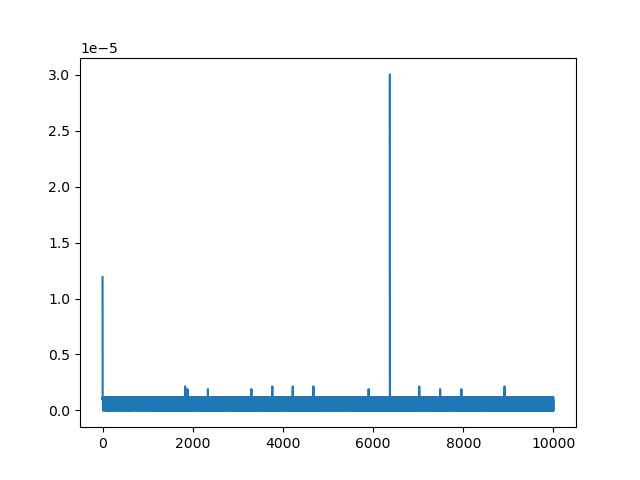

Reproduce this figure in Python.
from random import choice
from time import time
from matplotlib import pyplot
dictA = {
    'a':'apple',
    'b':'ball',
    'c':'canonical',
    'd':'dynamic',
    'e':'ergodicity',
    'f':'fanaticism'
}
listOfChoices = ['a','b','c','d','e','f']
numberOfTrials = 10**4
listOfTimes = [0 for k in range(numberOfTrials)]
for k in range(numberOfTrials):
    start = time()
    record = dictA[choice(listOfChoices)]
    end = time()
    listOfTimes[k] = end-start
pyplot.plot(listOfTimes)
pyplot.show()
